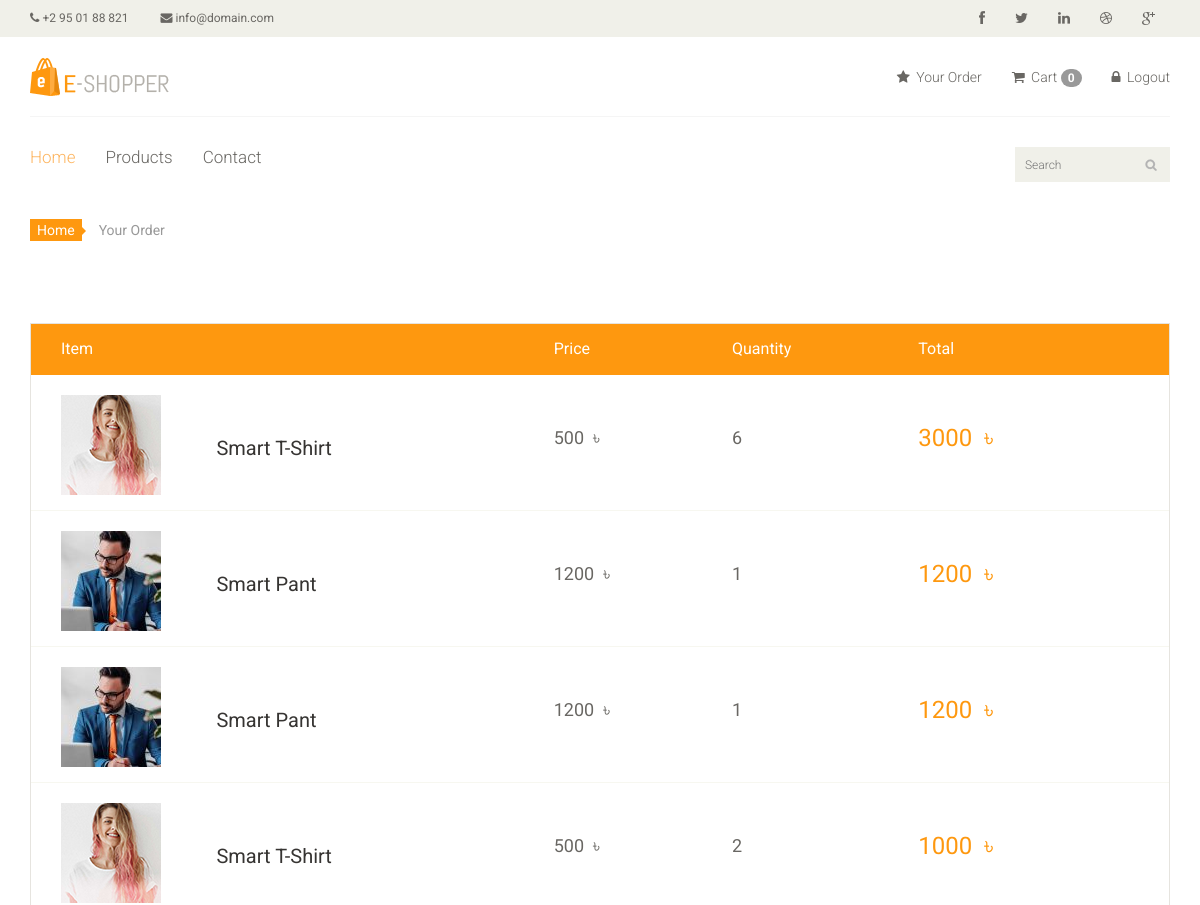
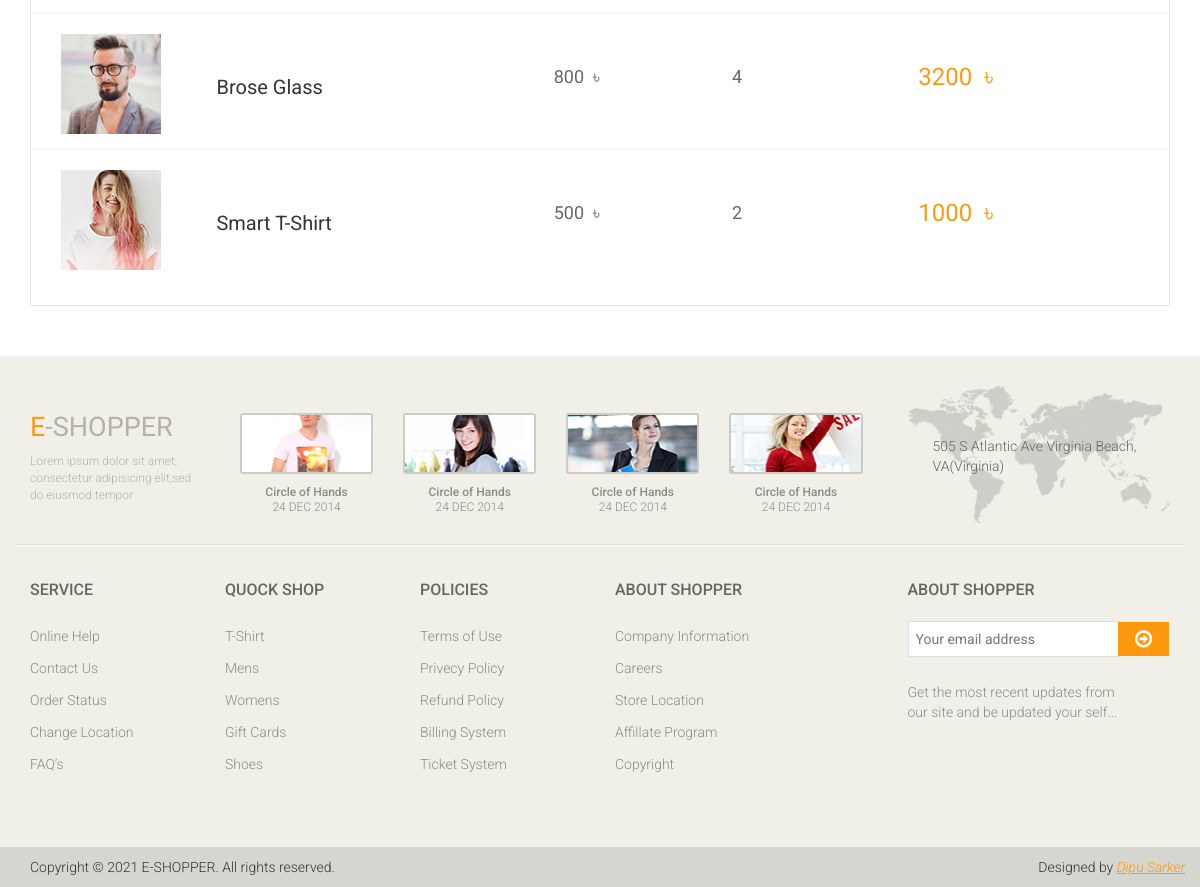
/order/ (signed in), run on the app's committed database (2 pictures, top to bottom).
### app/models.py (models this page shows, shortened)
class Order(models.Model):
    image = models.ImageField(upload_to='ecommerce/order/image')
    product = models.CharField(max_length=1000)
    user = models.ForeignKey(User, on_delete=models.CASCADE)
    quantity = models.IntegerField()
    price = models.IntegerField()
    total = models.IntegerField()
    address = models.CharField(max_length=100)
    phone = models.CharField(max_length=20)
    pincode = models.CharField(max_length=20)
    date = models.DateField(default=datetime.datetime.today)

### app/views.py (the view)
# urls.py: path('order/', views.Your_Order, name='order'),
def Your_Order(request):
    uid = request.session.get('_auth_user_id')
    user = User.objects.get(pk=uid)
    order = Order.objects.filter(user=user)
    context = {'order': order}
    return render(request, 'order.html', context)

### templates/order.html
{% extends "master.html" %}
{% block content %}
<section id="cart_items">
    <div class="container">
        <div class="breadcrumbs">
            <ol class="breadcrumb">
              <li><a href="{% url 'index' %}">Home</a></li>
              <li class="active">Your Order</li>
            </ol>
        </div>
        <div class="table-responsive cart_info">
            <table class="table table-condensed">
                <thead>
                    <tr class="cart_menu">
                        <td class="image">Item</td>
                        <td class="description"></td>
                        <td class="price">Price</td>
                        <td class="quantity">Quantity</td>
                        <td class="total">Total</td>
                        <td></td>
                    </tr>
                </thead>
                <tbody>
                    {% for i in order %}
                    <tr>
                        <td class="cart_product">
                            <a href=""><img src="{{i.image}}" alt=""></a>
                        </td>
                        <td class="cart_description">
                            <h4><a href="">{{i.product}}</a></h4>
                        </td>
                        <td class="cart_price">
                            <p>{{i.price}} &nbsp;৳ </p>
                        </td>
                        <td class="cart_price">
                            <div class="cart_quantity_button">
                                <p>{{i.quantity}}</p>
                            </div>
                        </td>
                        <td class="cart_total">
                            <p class="cart_total_price">{{i.total}} &nbsp;৳</p>
                        </td>
                    </tr>
                    {% endfor %}
                </tbody>
            </table>
        </div>
    </div>
</section>
{% endblock content %}

### static/css/main.css (style rules this page uses)
body { font-family: 'Roboto', sans-serif; background:; position: relative; font-weight:400px; }
a { -webkit-transition: 300ms; -moz-transition: 300ms; -o-transition: 300ms; transition: 300ms; }
h1, h2, h3, h4, h5, h6 { font-family: 'Roboto', sans-serif; }
.breadcrumbs { position: relative; }
.breadcrumbs .breadcrumb { background:transparent; margin-bottom: 75px; padding-left: 0; }
.breadcrumbs .breadcrumb li a { background:#FE980F; color: #FFFFFF; padding: 3px 7px; }
.breadcrumbs .breadcrumb li a:after { content:""; height:auto; width: auto; border-width: 8px; border-style: solid; border-color:transparent transparent transparent #FE980F; position: absolute; top: 11px; left:48px; }
.breadcrumbs .breadcrumb > li + li:before { content: " "; }
#cart_items .cart_info { border: 1px solid #E6E4DF; margin-bottom: 50px }
#cart_items .cart_info .cart_menu { background: #FE980F; color: #fff; font-size: 16px; font-family: 'Roboto', sans-serif; font-weight: normal; }
#cart_items .cart_info .table.table-condensed thead tr { height: 51px; }
#cart_items .cart_info .table.table-condensed tr { border-bottom: 1px solid#F7F7F0 }
#cart_items .cart_info .table.table-condensed tr:last-child { border-bottom: 0 }
.cart_info table tr td { border-top: 0 none; vertical-align: inherit; }
#cart_items .cart_info .image { padding-left: 30px; }
#cart_items .cart_info .cart_description h4 { margin-bottom: 0 }
#cart_items .cart_info .cart_description h4 a { color: #363432; font-family: 'Roboto',sans-serif; font-size: 20px; font-weight: normal; }
#cart_items .cart_info .cart_price p { color:#696763; font-size: 18px }
#cart_items .cart_info .cart_total_price { color: #FE980F; font-size: 24px; }
.cart_product { display: block; margin: 15px -70px 10px 25px; }

### data on the page
Order: image (picture), product "Smart T-Shirt", price "500", quantity "6", total "3000"
Order: image (picture), product "Smart Pant", price "1200", quantity "1", total "1200"
Order: image (picture), product "Smart Pant", price "1200", quantity "1", total "1200"
Order: image (picture), product "Smart T-Shirt", price "500", quantity "2", total "1000"
Order: image (picture), product "Brose Glass", price "800", quantity "4", total "3200"
Order: image (picture), product "Smart T-Shirt", price "500", quantity "2", total "1000"

### other printed values
{{ request.session.cart|length }} "0"
